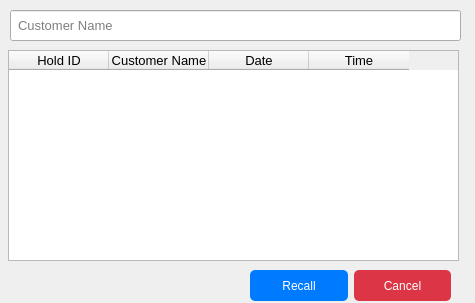
<?xml version="1.0" encoding="UTF-8"?>
<ui version="4.0">
 <class>Dialog</class>
 <widget class="QDialog" name="Dialog">
  <property name="geometry">
   <rect>
    <x>0</x>
    <y>0</y>
    <width>475</width>
    <height>303</height>
   </rect>
  </property>
  <property name="windowTitle">
   <string>Dialog</string>
  </property>
  <widget class="QTableWidget" name="holdTable">
   <property name="geometry">
    <rect>
     <x>8</x>
     <y>50</y>
     <width>451</width>
     <height>211</height>
    </rect>
   </property>
   <property name="font">
    <font>
     <pointsize>10</pointsize>
    </font>
   </property>
   <column>
    <property name="text">
     <string>Hold ID</string>
    </property>
   </column>
   <column>
    <property name="text">
     <string>Customer Name</string>
    </property>
   </column>
   <column>
    <property name="text">
     <string>Date</string>
    </property>
   </column>
   <column>
    <property name="text">
     <string>Time</string>
    </property>
   </column>
  </widget>
  <widget class="QLineEdit" name="customerName">
   <property name="geometry">
    <rect>
     <x>10</x>
     <y>10</y>
     <width>451</width>
     <height>31</height>
    </rect>
   </property>
   <property name="font">
    <font>
     <family>Segoe UI</family>
     <pointsize>10</pointsize>
    </font>
   </property>
   <property name="styleSheet">
    <string notr="true">padding-left: 5px;</string>
   </property>
   <property name="placeholderText">
    <string>Customer Name</string>
   </property>
  </widget>
  <widget class="QWidget" name="layoutWidget">
   <property name="geometry">
    <rect>
     <x>250</x>
     <y>270</y>
     <width>201</width>
     <height>31</height>
    </rect>
   </property>
   <layout class="QHBoxLayout" name="horizontalLayout">
    <item>
     <widget class="QLabel" name="recall">
      <property name="styleSheet">
       <string notr="true">background-color: #007BFF; color: white; border-radius: 5px;</string>
      </property>
      <property name="text">
       <string>Recall</string>
      </property>
      <property name="alignment">
       <set>Qt::AlignCenter</set>
      </property>
     </widget>
    </item>
    <item>
     <widget class="QLabel" name="cancel">
      <property name="styleSheet">
       <string notr="true">background-color: #DC3545; color: white; border-radius: 5px;</string>
      </property>
      <property name="text">
       <string>Cancel</string>
      </property>
      <property name="alignment">
       <set>Qt::AlignCenter</set>
      </property>
     </widget>
    </item>
   </layout>
  </widget>
 </widget>
 <resources/>
 <connections/>
</ui>
